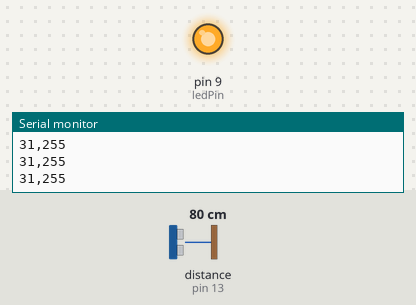
Bench run of a sketch on a simulated Arduino Uno, built with avr-gcc and run on an emulated ATmega328P. On the bench: output pins drawn as LEDs (lit = HIGH), the last lines printed to the serial monitor. Wiring (inferred from the names in the program): ultrasonic range finder: trigger pin 12; echo pin 13. The inputs (shaded band) are chosen by the test bench; at power-on: distance to the obstacle (sensor on pin 13) 80 cm. The echo pulse lasts 58.3 µs per cm; pins used as bus, display or sensor lines are not drawn.

Above: at 1.2 s.
1.3 s: distance to the obstacle (sensor on pin 13) set to 9 cm
2.8 s: distance to the obstacle (sensor on pin 13) set to 6 cm
At 3.8 s:
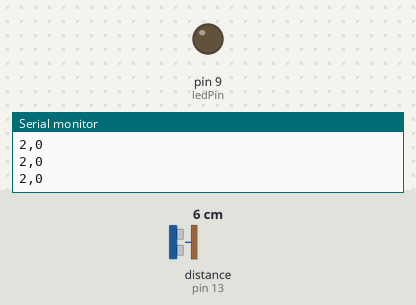
4.3 s: distance to the obstacle (sensor on pin 13) set to 18 cm
At 5.4 s:
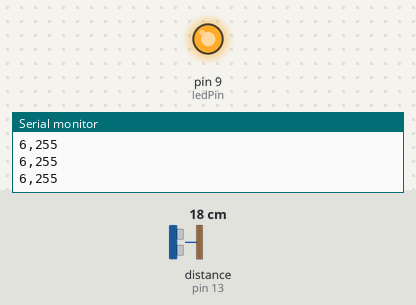
5.8 s: distance to the obstacle (sensor on pin 13) set to 2 cm
At 6.7 s:
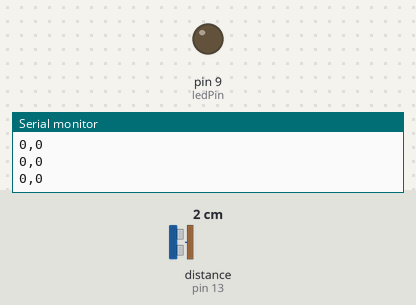
Timing chart, 0 to 8.3 s (numbered marks = the images above; inputs shaded):
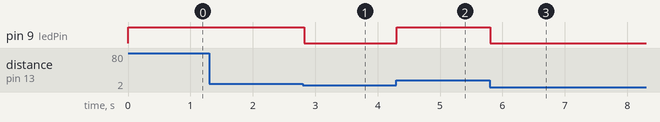

The sketch:

HC_SR04_LEDSendxBeeFast.ino
```cpp
/*
HC-SR04 Ping distance sensor]
VCC to arduino 5v GND to arduino GND
Echo to Arduino pin 13 Trig to Arduino pin 12
Red POS to Arduino pin 11
Green POS to Arduino pin 10
560 ohm resistor to both LED NEG and GRD power rail
More info at: http://goo.gl/kJ8Gl
Original code improvements to the Ping sketch sourced from Trollmaker.com
Some code and wiring inspired by http://en.wikiversity.org/wiki/User:Dstaub/robotcar
*/

#define trigPin 12
#define echoPin 13
#define ledPin 9

const int brightness = 255;
const int maxDist = 36; //inches
const int minDist = 2; //inches
int prevDistance = 0; //to sort read errors
int LEDlevel = 0;
boolean logic = 0;


void setup() {
  Serial.begin (115200);
  pinMode(trigPin, OUTPUT);
  pinMode(echoPin, INPUT);
  pinMode(ledPin, OUTPUT);

}

void loop() {
  int distance = distanceFind();
  if (distance < maxDist)
  {
    if (distance > minDist)
    {
      LEDlevel = 255;
    } else LEDlevel = 0;
    analogWrite(ledPin,LEDlevel);
    Serial.print(distance);
    Serial.print(",");
    Serial.print(LEDlevel);
    Serial.print('\n');
    delay(50);
    logic = 0;
  }else
  {if (logic == 0)
    {
      digitalWrite(ledPin,LOW);
      Serial.print(0);
      Serial.print(",");
      Serial.print(0);
      Serial.print('\n');
      delay(50);
      Serial.print(0);
      Serial.print(",");
      Serial.print(0);
      Serial.print('\n');
      delay(100);
      Serial.print(0);
      Serial.print(",");
      Serial.print(0);
      Serial.print('\n');
      logic = !logic;
    }
  }
}

int distanceFind()
{
  long duration, distance;
  digitalWrite(trigPin, LOW);  // Added this line
  delayMicroseconds(2); // Added this line
  digitalWrite(trigPin, HIGH);
//  delayMicroseconds(1000); - Removed this line
  delayMicroseconds(10); // Added this line
  digitalWrite(trigPin, LOW);
  duration = pulseIn(echoPin, HIGH);
  distance = (duration/2) / (29.1*2.54); //distance inches
  return distance;
}
```

Measured:
- the behaviour switches between 8 and 7 cm on distance to the obstacle (sensor on pin 13) (found by bisection; images 0 and 1)
- after the input at 2.8 s, pin 9 (ledPin): HIGH → LOW at once
- after the input at 4.3 s, pin 9 (ledPin): LOW → HIGH at once
- after the input at 5.8 s, pin 9 (ledPin): HIGH → LOW at once
